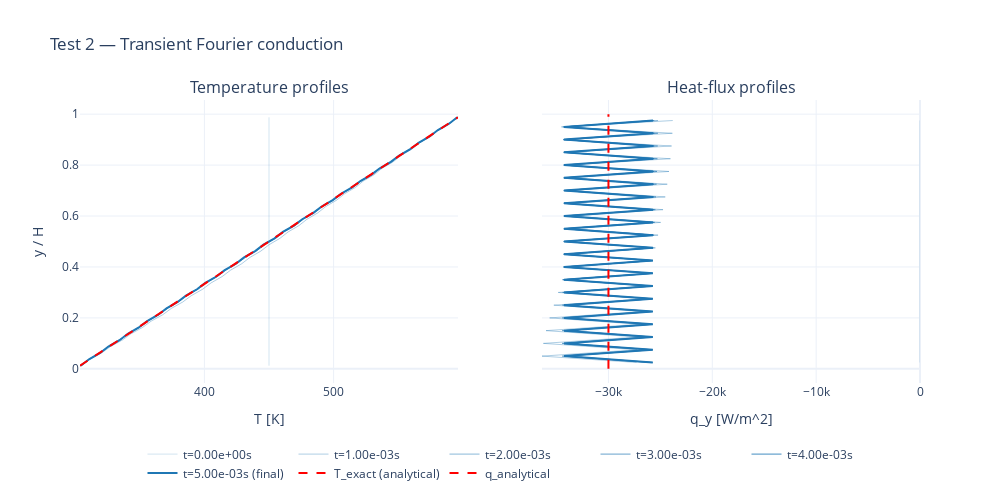

Notebook code for this chart:
### Code cell
# Plot: temperature profile at several times
N_SAMPLES = 6
n_snaps   = U_hist.shape[0]
indices   = np.unique(np.round(np.linspace(0, n_snaps - 1, N_SAMPLES)).astype(int))

fig = make_subplots(
    rows=1, cols=2,
    subplot_titles=("Temperature profiles", "Heat-flux profiles"),
    shared_yaxes=True,
)

colors = [f"rgba(31,119,180,{a:.2f})" for a in np.linspace(0.2, 1.0, len(indices))]

for color, idx in zip(colors, indices):
    U_snap  = U_hist[idx]
    T_snap, _ = extract_T_v(U_snap)
    t_snap  = float(t_hist[idx])

    T_s  = T_snap[y_order]
    q_s  = -k0 * np.diff(T_s) / dy_sorted
    y_q  = 0.5 * (y_sorted[:-1] + y_sorted[1:]) / H  # midpoints

    is_final = idx == indices[-1]
    label    = f"t={t_snap:.2e}s" + (" (final)" if is_final else "")

    fig.add_trace(go.Scatter(
        x=T_s, y=y_sorted / H, mode="lines",
        name=label, showlegend=True,
        line=dict(color=color, width=2 if is_final else 1),
    ), row=1, col=1)

    fig.add_trace(go.Scatter(
        x=q_s, y=y_q, mode="lines",
        showlegend=False,
        line=dict(color=color, width=2 if is_final else 1),
    ), row=1, col=2)

# Analytical reference
fig.add_trace(go.Scatter(
    x=T_exact[y_order], y=y_sorted / H,
    mode="lines", name="T_exact (analytical)",
    line=dict(color="red", dash="dash", width=2),
), row=1, col=1)

fig.add_trace(go.Scatter(
    x=[q_analytical, q_analytical], y=[0, 1],
    mode="lines", name="q_analytical",
    line=dict(color="red", dash="dash", width=2),
    showlegend=True,
), row=1, col=2)

fig.update_xaxes(title_text="T [K]", row=1, col=1)
fig.update_xaxes(title_text="q_y [W/m^2]", row=1, col=2)
fig.update_yaxes(title_text="y / H", row=1, col=1)
fig.update_layout(
    title="Test 2 — Transient Fourier conduction",
    width=1000, height=500,
    legend=dict(x=0.5, y=-0.2, xanchor="center", orientation="h"),
)
fig.show()
